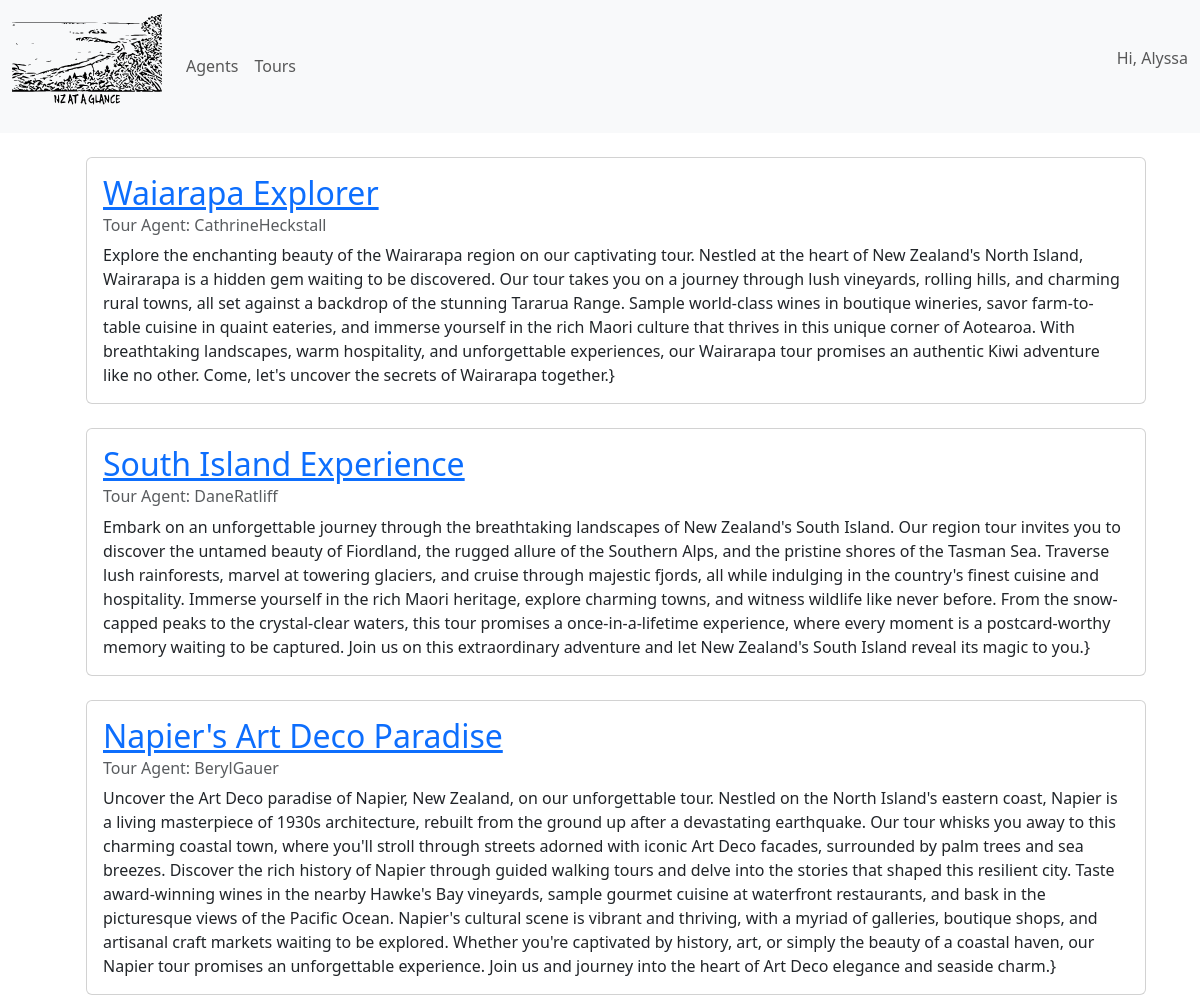
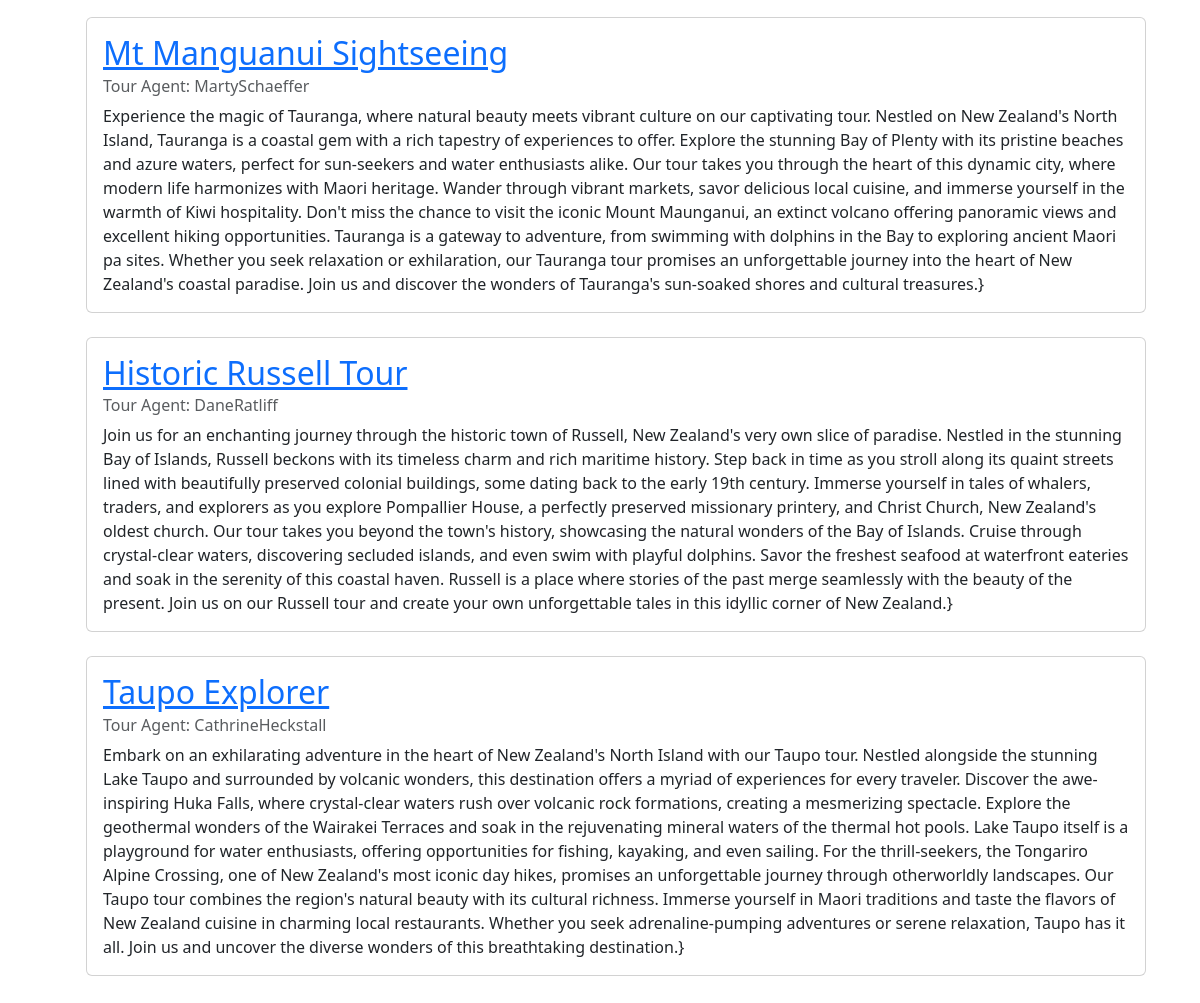
Screenshot of /tours (signed in) with the database file from the repository (2 pictures, top to bottom).
### users/models.py (models this page shows, shortened)
class CustomUser(AbstractUser):
    AGENT = 'AGENT'
    ADMINISTRATOR = 'ADMIN'
    MANAGMENT = 'MGMNT'
    DEPARTMENT_TYPE_CHOICES = [
    (AGENT, "Agent"),
    (ADMINISTRATOR, "Administrator"),
    (MANAGMENT, "Management"),
    ]
    first_name = models.CharField(max_length=100)
    last_name = models.CharField(max_length=100)
    position = models.CharField(max_length=100)
    department_type = models.CharField(max_length=14,
                                        choices=DEPARTMENT_TYPE_CHOICES,
                                        default=AGENT)

### tours/models.py (models this page shows, shortened)
class Tour(models.Model):
    name = models.CharField(max_length=50)
    description = models.TextField()
    author = models.ForeignKey(
      Agent,
      on_delete=models.PROTECT,
      related_name='author'
    )

class Agent(models.Model):
  agent = models.OneToOneField(settings.AUTH_USER_MODEL, on_delete=models.CASCADE, related_name='agent')
  def __str__(self):
      return self.agent.username

### tours/views.py (the view)
# urls.py: path("tours", TourListView.as_view(), name="tours"),
class TourListView(ListView):
    model = Tour
    template_name = "tours/tourlist.html"

### templates/tours/tourlist.html
{% extends "base.html" %}
{% block content %}
<body>
    {% if tour_list %}
    <div class="container px-4">
        <div class="row">
          <div class="col">
            <br>
            <ul>
                {% for tour in tour_list %}
                <div class="card">
                    <div class="card-body">
                        <a href="{% url 'tour_detail' tour.id %}"><h2 class="card-title">{{tour.name}}</h2></a>
                      <h6 class="card-subtitle mb-2 text-body-secondary">Tour Agent: {{tour.author}}</h6>
                      <p class="card-text">{{tour.description}}}</p>
                    </div>
                  </div>
                  <br>
                {% endfor %}
            </ul>
          </div>
        </div>
      </div>
    {% else %}
    <p> No tours available</p>
    {% endif %}
</body>
{% endblock content %}

### templates/base.html (shortened to what this page needs)
<!doctype html>
<html lang="en">
  <head>
    {% load static %}
    <link href="https://cdn.jsdelivr.net/npm/bootstrap@5.3.1/dist/css/bootstrap.min.css" rel="stylesheet">
  </head>
  <body>
    <nav class="navbar navbar-expand-lg bg-body-tertiary">
      <div class="container-fluid">
        <a class="navbar-brand" href="/">
          <img src="{% static 'images/logo.svg'%}" alt="Logo" width="150" height="100%" class="d-inline-block align-text-top">
        </a>
        <div class="collapse navbar-collapse" id="navbarNavAltMarkup">
          <div class="navbar-nav">
            <a class="nav-link" href="{% url 'agents' %}">Agents</a>
            <a class="nav-link" href="{% url 'tours' %}">Tours</a>
          </div>
          <div class="collapse navbar-collapse justify-content-end" id="navbarSupportedContent">
            <ul class="navbar-nav ">
            <li class="nav-item">
              {% if user.is_authenticated %}
              <p class="navbar-text ml-auto mr-1">
                Hi, {{ user.username }}
              </p>
              {% else %}
              <div class="text-end">
                <a href="{% url 'login' %}" class="btn btn-outline-primary me-2">Log In</a>
                <a href="{% url 'signup' %}" class="btn btn-primary">Sign Up</a>
              </div>
              {% endif %}
            </li>
            </ul>
          </div>
        </div>
      </div>
    </nav>
    <main>
      {% block content %}
      {% endblock content %}
    </main>
  </body>
</html>

### rows the page displays
CustomUser: username "Alyssa"
Tour: name "Waiarapa Explorer", author "CathrineHeckstall", description "Explore the enchanting beauty of the Wairarapa region on our captivating tour. Nestled at the heart of New Zealand's North Island, Wairarapa is a hidden gem waiting to be discovered. Our tour takes you on a journey through lush vineyards, rolling hills, and charming rural towns, all set against a backdrop of the stunning Tararua Range. Sample world-class wines in boutique wineries, savor farm-to-table cuisine in quaint eateries, and immerse yourself in the rich Maori culture that thrives in this unique corner of Aotearoa. With breathtaking landscapes, warm hospitality, and unforgettable experiences, our Wairarapa tour promises an authentic Kiwi adventure like no other. Come, let's uncover…"
Tour: name "South Island Experience", author "DaneRatliff", description "Embark on an unforgettable journey through the breathtaking landscapes of New Zealand's South Island. Our region tour invites you to discover the untamed beauty of Fiordland, the rugged allure of the Southern Alps, and the pristine shores of the Tasman Sea. Traverse lush rainforests, marvel at towering glaciers, and cruise through majestic fjords, all while indulging in the country's finest cuisine and hospitality. Immerse yourself in the rich Maori heritage, explore charming towns, and witness wildlife like never before. From the snow-capped peaks to the crystal-clear waters, this tour promises a once-in-a-lifetime experience, where every moment is a postcard-worthy memory waiting to be…"
Tour: name "Napier's Art Deco Paradise", author "BerylGauer", description "Uncover the Art Deco paradise of Napier, New Zealand, on our unforgettable tour. Nestled on the North Island's eastern coast, Napier is a living masterpiece of 1930s architecture, rebuilt from the ground up after a devastating earthquake. Our tour whisks you away to this charming coastal town, where you'll stroll through streets adorned with iconic Art Deco facades, surrounded by palm trees and sea breezes. Discover the rich history of Napier through guided walking tours and delve into the stories that shaped this resilient city. Taste award-winning wines in the nearby Hawke's Bay vineyards, sample gourmet cuisine at waterfront restaurants, and bask in the picturesque views of the Pacific…"
Tour: name "Mt Manguanui Sightseeing", author "MartySchaeffer", description "Experience the magic of Tauranga, where natural beauty meets vibrant culture on our captivating tour. Nestled on New Zealand's North Island, Tauranga is a coastal gem with a rich tapestry of experiences to offer. Explore the stunning Bay of Plenty with its pristine beaches and azure waters, perfect for sun-seekers and water enthusiasts alike. Our tour takes you through the heart of this dynamic city, where modern life harmonizes with Maori heritage. Wander through vibrant markets, savor delicious local cuisine, and immerse yourself in the warmth of Kiwi hospitality. Don't miss the chance to visit the iconic Mount Maunganui, an extinct volcano offering panoramic views and excellent hiking…"
Tour: name "Historic Russell Tour", author "DaneRatliff", description "Join us for an enchanting journey through the historic town of Russell, New Zealand's very own slice of paradise. Nestled in the stunning Bay of Islands, Russell beckons with its timeless charm and rich maritime history. Step back in time as you stroll along its quaint streets lined with beautifully preserved colonial buildings, some dating back to the early 19th century. Immerse yourself in tales of whalers, traders, and explorers as you explore Pompallier House, a perfectly preserved missionary printery, and Christ Church, New Zealand's oldest church. Our tour takes you beyond the town's history, showcasing the natural wonders of the Bay of Islands. Cruise through crystal-clear waters,…"
Tour: name "Taupo Explorer", author "CathrineHeckstall", description "Embark on an exhilarating adventure in the heart of New Zealand's North Island with our Taupo tour. Nestled alongside the stunning Lake Taupo and surrounded by volcanic wonders, this destination offers a myriad of experiences for every traveler. Discover the awe-inspiring Huka Falls, where crystal-clear waters rush over volcanic rock formations, creating a mesmerizing spectacle. Explore the geothermal wonders of the Wairakei Terraces and soak in the rejuvenating mineral waters of the thermal hot pools. Lake Taupo itself is a playground for water enthusiasts, offering opportunities for fishing, kayaking, and even sailing. For the thrill-seekers, the Tongariro Alpine Crossing, one of New…"
